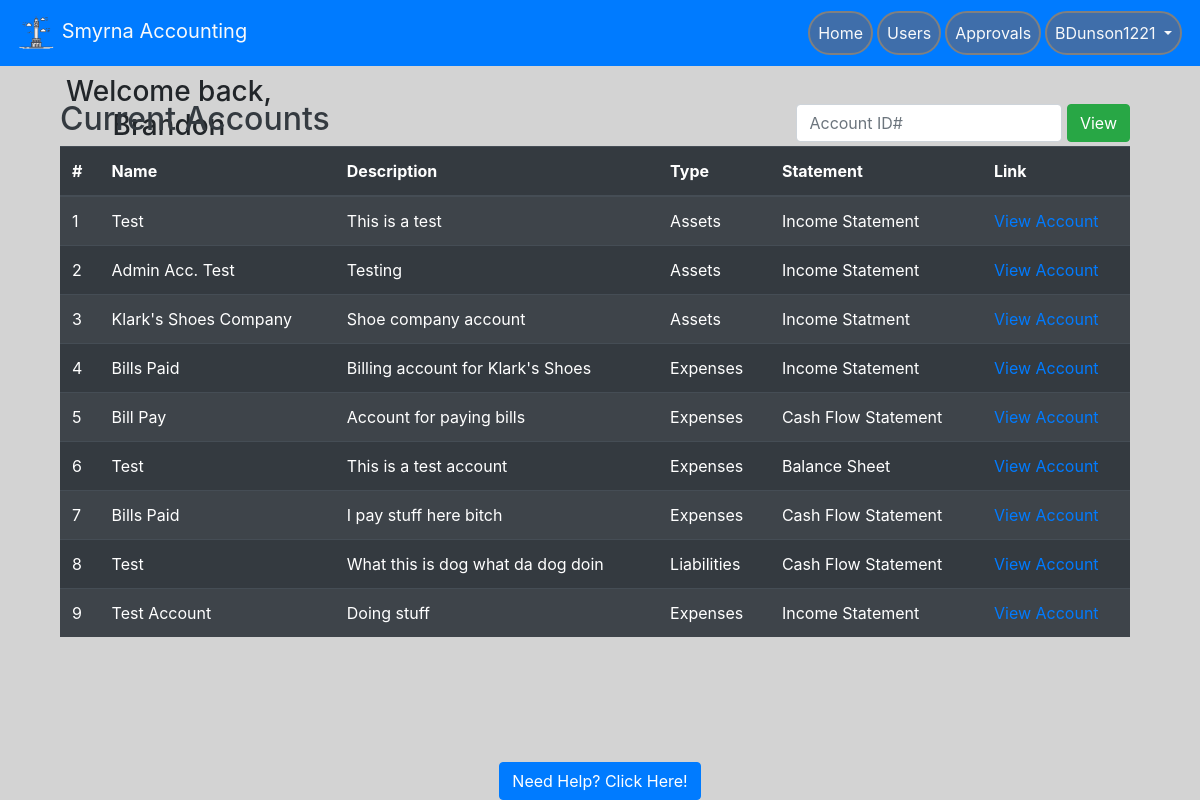
The app's page / (signed in) with its own data.
### website/models.py (models this page shows, shortened)
class User(db.Model, UserMixin):
    id = db.Column(db.Integer, primary_key=True)  # unique identifier
    email = db.Column(db.String(150), unique=True)
    password = db.Column(db.String(150))
    oldPassword = db.Column(db.String(150))
    firstName = db.Column(db.String(150))
    lastName = db.Column(db.String(150))
    userName = db.Column(db.String(150))
    hasAdmin = db.Column(db.Boolean, default=False)
    hasMan = db.Column(db.Boolean, default=False)
    status = db.Column(db.Boolean, default=False)
    creationDate = db.Column(db.Date())
    expirationDate = db.Column(db.Date())
    suspensionDate = db.Column(db.Date())
    suspensionEnd = db.Column(db.Date())
    accounts = db.relationship("Account", backref="user_backref", lazy=True)

class Account(db.Model):
    acc_num = db.Column(db.Integer, primary_key=True)  # unique identifier. Needs adjusting
    user_id = db.Column(db.Integer, db.ForeignKey(User.id), nullable=False)
    acc_name = db.Column(db.String(150), unique=True)
    acc_desc = db.Column(db.String(150))
    acc_cat = db.Column(db.String(150))
    init_bal = db.Column(db.Float)
    acc_statement = db.Column(db.String(150))
    entries = db.relationship("Ledger", backref='entries', lazy=True)

### website/views.py (the view)
@views.route('/', methods =['GET', 'POST'])
@login_required
def home():
    if request.method == 'POST':
        global ACC_ID
        ACC_ID = request.form.get('searchBar')
        return redirect(url_for('auth.view_account'))
    return render_template("home.html", user=current_user,  acc_query=Account.query.join(User),
                           usracc=Account.query.join(User).filter(User.id == current_user.id), lpc=lpc())

### website/__init__.py (called while the page is built)
def create_app():
    app = Flask(__name__)
    app.config['SECRET_KEY'] = 'this is the secret key'
    app.config['SQLALCHEMY_DATABASE_URI'] = f'sqlite:///{DB_NAME}'
    db.init_app(app)
    app.config['MAIL_SERVER'] = 'smtp.gmail.com'
    app.config['MAIL_PORT'] = 465
    app.config['MAIL_USE_SSL'] = True
    app.config['MAIL_USERNAME'] = 'brandondunson15@gmail.com'
    app.config['MAIL_PASSWORD'] = 'Panopticon0987!@'
    mail.init_app(app)
    from .views import views
    from .auth import auth
    app.register_blueprint(views, url_prefix='/')
    app.register_blueprint(auth, url_prefix='/')
    from .models import User
    create_database(app)
    login_manager = LoginManager()
    login_manager.login_view = 'auth.login'
    login_manager.init_app(app)
    @login_manager.user_loader
    def load_user(id):
        return User.query.get(int(id))
    return app

### website/auth.py (called while the page is built)
def lpc():
    ledger_pending_count = db.session.query(Ledger).filter(Ledger.isApproved == 'Pending').all()
    lpc = len(ledger_pending_count)
    return lpc

### website/templates/home.html (shortened to what this page needs)
{% extends "base.html" %}
{%block content%}
<div class="prof-container">
    <h3 class="pl-2 text-center"> Welcome back, {{current_user.firstName}}</h3>
    <p class=" text-center pl-2">Calendar</p>
    <div class="cal">
    </div>
</div>
    <div class="container text-light pb-2" style="position: absolute; top: 100px; width: 1100px;">
        <form class ="form-inline" method="POST">
          <h2 class="text-dark">Current Accounts</h2>
            <div class="ml-auto">
             <input type="search" name="searchBar" class="form-control pr-1" placeholder="Account ID#"
                list = "userData" />
              <button class="btn btn-success" type="submit">View</button>
          </div>
        </form>
        <div>
          <table class="table table-striped table-dark">
            <thead>
              <tr>
                <th scope="col">#</th>
                <th scope="col">Name</th>
                <th scope="col">Description</th>
                <th scope="col">Type</th>
                <th scope="col">Statement</th>
                <th scope="col">Link</th>
              </tr>
            </thead>
            <tbody style="overflow-y: scroll;">
              {% for account in acc_query %}
              <tr id="rowz">
                <td><a id = "link" style="color: white;" >{{account.acc_num}}</a></td>
                <td>{{account.acc_name}}</td>
                <td>{{account.acc_desc}}</td>
                <td>{{account.acc_cat}}</td>
                <td>{{account.acc_statement}}</td>
                <td><a href="/accountView/{{account.acc_num}}" class="link-info">View Account</a></td>
              </tr>
              {% endfor %}
            </tbody>
          </table>
        </div>
      </div>
{% endblock %}

### website/templates/base.html (shortened to what this page needs)
<!DOCTYPE html>
<html>
<head>
    <meat name="viewport" content="width=device-width, initial-scale=1" />
    <link rel="stylesheet" href="https://stackpath.bootstrapcdn.com/bootstrap/4.4.1/css/bootstrap.min.css"
 />
    <link rel="stylesheet" href="https://stackpath.bootstrapcdn.com/font-awesome/4.7.0/css/font-awesome.min.css"
 />
</head>
<body style="background-color: lightgrey">
    <nav class="navbar navbar-expand-lg navbar-dark bg-primary sticky-top">
        <a class = "navbar-brand text-light" href='/'>
            <img src="/static/logo.png" width="40" height="40" atl="">
            Smyrna Accounting
        </a>
        <div class = "collapse navbar-collapse" id="navbar">
            <ul class = "navbar-nav ml-auto">
                {% if user.is_authenticated %}
                {% if user.hasMan %}
                <li class = "nav-item">
                    <a class = "nav-link text-light text-center" id = "homepage" href="/home">Home</a>
                 </li>
                <li class = "nav-item">
                    <a class = "nav-link text-light text-center" id = "adminPort" href="/adminPortal">Users</a>
                </li>
                 <li class = "nav-item">
                    <a class = "nav-link text-light text-center" id = "approvals" href="/approvals">Approvals</a>
                 </li>
                {% endif %}
                <li class="nav-item dropdown">
                    <a class = "nav-link dropdown-toggle text-light text-center" id = "" data-toggle = "dropdown" aria-haspopup="true" aria-expanded="false">
                        {{ user.userName }}
                    </a>
                </li>
                {% else %}
                <a class = "nav-item nav-link text-light" id = "login" href="/login">Login</a>
                {% endif %}
            </ul>
        </div>
    </nav>
    <div class= "container">
        {%block content%}
        {% endblock %}
    </div>
</body>
<div class="footer" style="background-color: lightgray;">
    <a href="/help" class="btn btn-primary">Need Help? Click Here!</a>
</div>
</html>

### website/templates/base.html (style rules this page uses)
.footer { position: fixed; left: 0; bottom: 0; width: 100%; background-color: Blue; text-align: center; }
li.nav-item { border: 2px solid grey; margin: 2px; border-radius: 25px; background-color: rgb(63, 110, 170); }

### website/templates/home.html (style rules this page uses)
div.cal { position: absolute; padding-left: 15px; }
div.prof-container { position: absolute; left: 10px; top: 75px; height: 400px; width: 310px; }

### records on screen
User: userName "BDunson1221", firstName "Brandon"
Account: acc_num "1", acc_name "Test", acc_desc "This is a test", acc_cat "Assets", acc_statement "Income Statement"
Account: acc_num "2", acc_name "Admin Acc. Test", acc_desc "Testing", acc_cat "Assets", acc_statement "Income Statement"
Account: acc_num "3", acc_name "Klark's Shoes Company", acc_desc "Shoe company account", acc_cat "Assets", acc_statement "Income Statment"
Account: acc_num "4", acc_name "Bills Paid", acc_desc "Billing account for Klark's Shoes", acc_cat "Expenses", acc_statement "Income Statement"
Account: acc_num "5", acc_name "Bill Pay", acc_desc "Account for paying bills", acc_cat "Expenses", acc_statement "Cash Flow Statement"
Account: acc_num "6", acc_name "Test", acc_desc "This is a test account", acc_cat "Expenses", acc_statement "Balance Sheet"
Account: acc_num "7", acc_name "Bills Paid", acc_desc "I pay stuff here bitch", acc_cat "Expenses", acc_statement "Cash Flow Statement"
Account: acc_num "8", acc_name "Test", acc_desc "What this is dog what da dog doin", acc_cat "Liabilities", acc_statement "Cash Flow Statement"
Account: acc_num "9", acc_name "Test Account", acc_desc "Doing stuff", acc_cat "Expenses", acc_statement "Income Statement"
